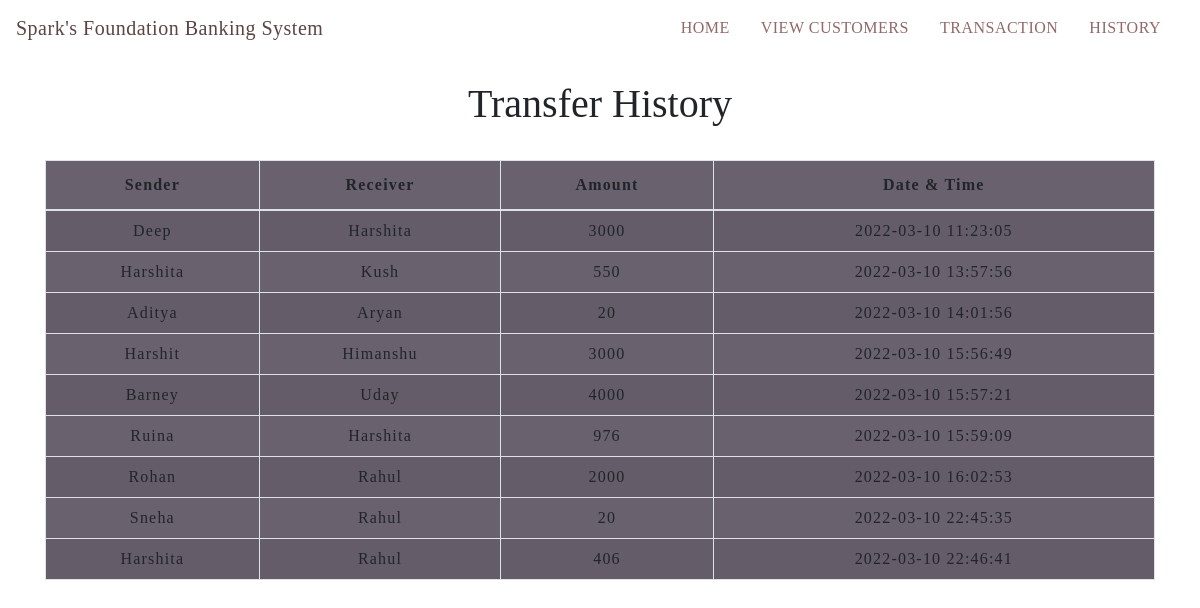
The page /transactionhistory.php on the database its author committed.
### tables this page shows
CREATE TABLE `transaction_details` (
  `sno` int(5) NOT NULL,
  `sender` varchar(100) NOT NULL,
  `receiver` varchar(100) NOT NULL,
  `balance` int(10) NOT NULL,
  `datetime` datetime NOT NULL DEFAULT CURRENT_TIMESTAMP
);

### transactionhistory.php (the view, shortened to what this page needs)
<!DOCTYPE html>
<html lang="en">
<head>
    <link rel="stylesheet" href="https://stackpath.bootstrapcdn.com/bootstrap/4.5.2/css/bootstrap.min.css">
    <link rel="stylesheet" type="text/css" href="css/table.css">
    <link rel="stylesheet" type="text/css" href="css/navbar.css">
</head>
<body>
<?php
  include 'navbar.php';
?>
	<div class="container">
        <h2 class="text-center pt-4">Transfer History</h2>
       <br>
       <div class="table-responsive-sm">
    <table class="table table-hover table-striped table-condensed table-bordered">
        <thead>
            <tr>
                <th class="text-center">Sender</th>
                <th class="text-center">Receiver</th>
                <th class="text-center">Amount</th>
                <th class="text-center">Date & Time</th>
            </tr>
        </thead>
        <tbody>
        <?php
            include 'config.php';
            $sql ="select * from transaction_details";
            $query =mysqli_query($conn, $sql);
            while($rows = mysqli_fetch_assoc($query))
            {
        ?>
            <tr>
            <td class="py-2"><?php echo $rows['sender']; ?></td>
            <td class="py-2"><?php echo $rows['receiver']; ?></td>
            <td class="py-2"><?php echo $rows['balance']; ?> </td>
            <td class="py-2"><?php echo $rows['datetime']; ?> </td>
        <?php
            }
        ?>
        </tbody>
    </table>
    </div>
</div>
</body>
</html>

### navbar.php (shortened to what this page needs)
<nav class="navbar navbar-expand-md">
      <a class="navbar-brand" href="index.php">Spark's Foundation Banking System</a>
      <div class="collapse navbar-collapse" id="collapsibleNavbar">
            <ul class="navbar-nav ml-auto">
              <li class="nav-item">
                <a class="nav-link" href="index.php">HOME</a>
              </li>
              <li class="nav-item">
                <a class="nav-link" href="transfermoney.php">VIEW CUSTOMERS</a>
              </li>
              <li class="nav-item">
                <a class="nav-link" href="transfermoney.php">TRANSACTION</a>
              </li>
              <li class="nav-item">
                <a class="nav-link" href="transactionhistory.php">HISTORY</a>
              </li>
          </div>
       </nav>

### css/table.css (style rules this page uses)
* { padding: 0; margin: 0; box-sizing: border-box; font-family: s; }
h2 { font-size: 40px; }
table { letter-spacing: 1.2px; }
.table-striped { background-color: rgb(105, 97, 110); }
td { text-align: center; }

### css/navbar.css (style rules this page uses)
.nav-link { margin-right: 15px; color:#926969; letter-spacing: 0.5px; transition: 0.5s; }
.navbar-brand { color: #5c4444; letter-spacing: 0.5px; }

### rows shown on the page
transaction_details: sender "Deep", receiver "Harshita", balance "3000", datetime "2022-03-10 11:23:05"
transaction_details: sender "Harshita", receiver "Kush", balance "550", datetime "2022-03-10 13:57:56"
transaction_details: sender "Aditya", receiver "Aryan", balance "20", datetime "2022-03-10 14:01:56"
transaction_details: sender "Harshit", receiver "Himanshu", balance "3000", datetime "2022-03-10 15:56:49"
transaction_details: sender "Barney", receiver "Uday", balance "4000", datetime "2022-03-10 15:57:21"
transaction_details: sender "Ruina", receiver "Harshita", balance "976", datetime "2022-03-10 15:59:09"
transaction_details: sender "Rohan", receiver "Rahul", balance "2000", datetime "2022-03-10 16:02:53"
transaction_details: sender "Sneha", receiver "Rahul", balance "20", datetime "2022-03-10 22:45:35"
transaction_details: sender "Harshita", receiver "Rahul", balance "406", datetime "2022-03-10 22:46:41"
